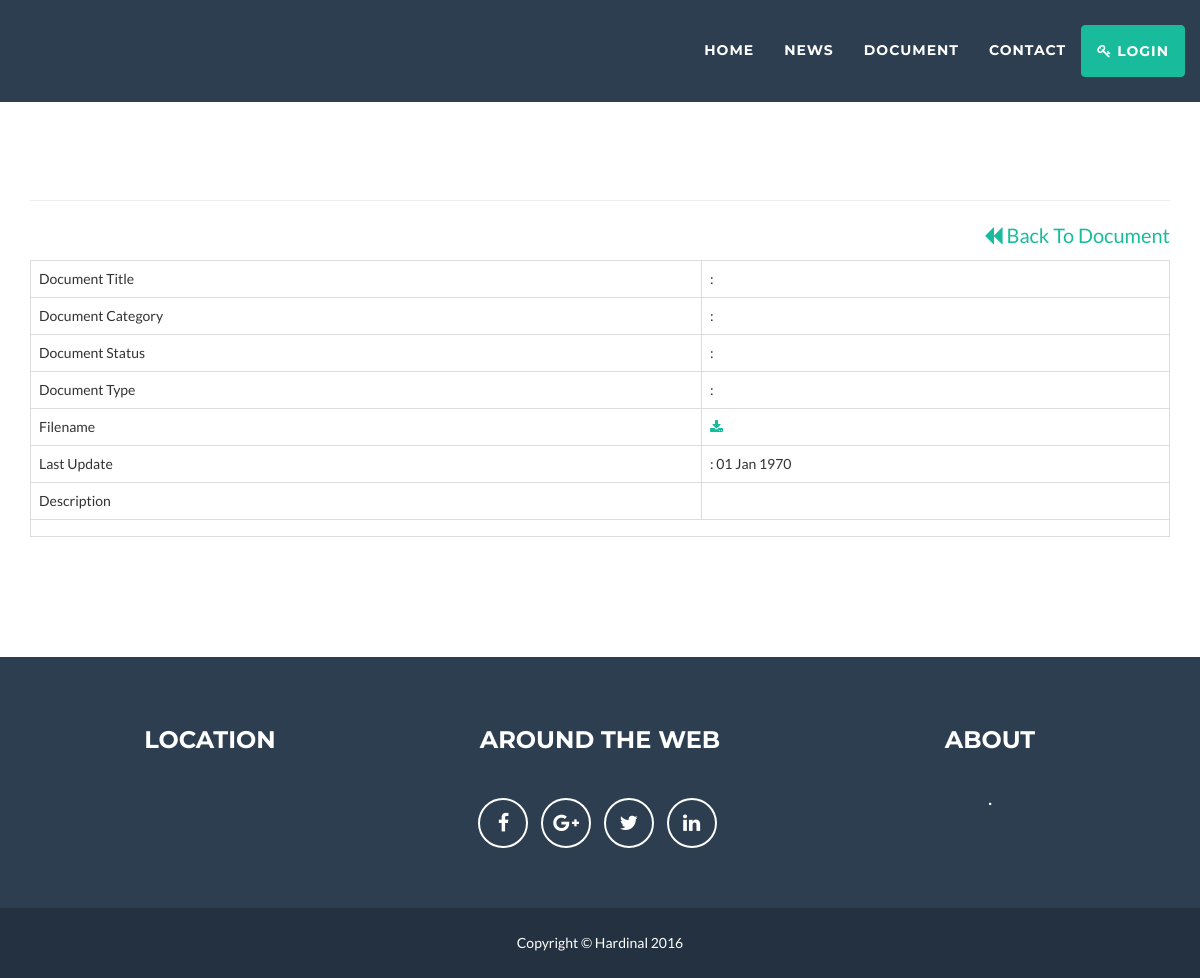
The app's page /document/read/2-pengabdian-cengkareng, older data.
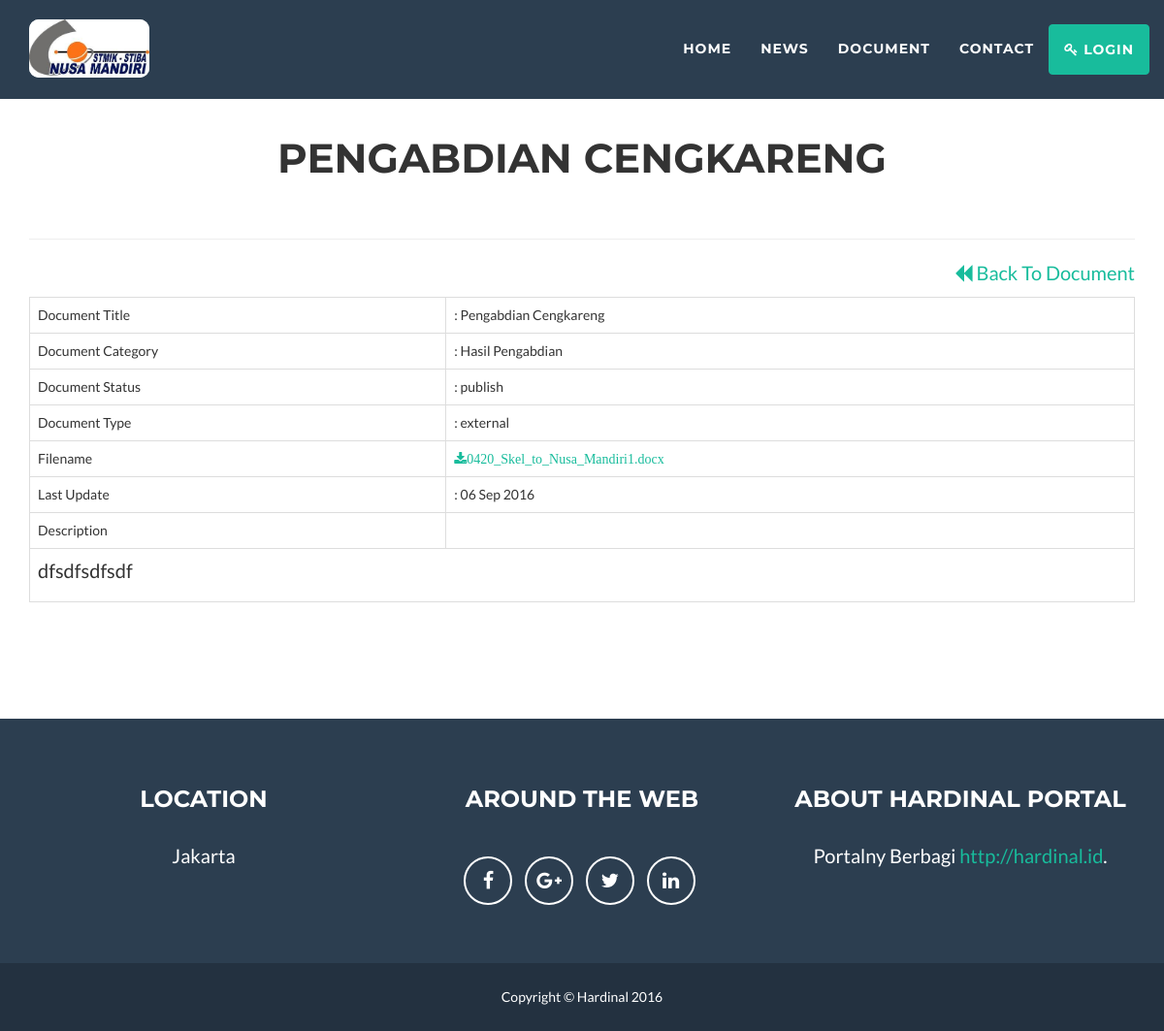
The same page, newer data.
### tables this page shows
CREATE TABLE `konfigurasi` (
  `id_konfigurasi` int(11) NOT NULL AUTO_INCREMENT,
  `namaweb` varchar(100) NOT NULL,
  `tagline` varchar(100) DEFAULT NULL,
  `website` varchar(100) DEFAULT NULL,
  `email` varchar(255) DEFAULT NULL,
  `alamat` varchar(300) DEFAULT NULL,
  `telepon` varchar(50) DEFAULT NULL,
  `keyword` varchar(300) DEFAULT NULL,
  `description` varchar(300) DEFAULT NULL,
  `google_map` text,
  `metatext` text,
  `logo` varchar(200) DEFAULT NULL,
  `icon` varchar(200) DEFAULT NULL,
  PRIMARY KEY (`id_konfigurasi`)
);

CREATE TABLE `dokumen` (
  `id_dokumen` int(11) NOT NULL AUTO_INCREMENT,
  `id_kategori_dokumen` int(11) NOT NULL,
  `id_user` int(11) NOT NULL,
  `judul` varchar(200) NOT NULL,
  `slug_dokumen` varchar(200) NOT NULL,
  `isi` text NOT NULL,
  `gambar` varchar(255) NOT NULL,
  `status_dokumen` varchar(20) NOT NULL,
  `jenis_dokumen` varchar(20) NOT NULL,
  `tanggal` timestamp NOT NULL DEFAULT CURRENT_TIMESTAMP ON UPDATE CURRENT_TIMESTAMP,
  PRIMARY KEY (`id_dokumen`)
);

CREATE TABLE `kategori_dokumen` (
  `id_kategori_dokumen` int(11) NOT NULL AUTO_INCREMENT,
  `slug_kategori_dokumen` varchar(200) DEFAULT NULL,
  `nama_kategori_dokumen` varchar(200) NOT NULL,
  `keterangan` text,
  `urutan` int(11) NOT NULL,
  `tanggal` timestamp NOT NULL DEFAULT CURRENT_TIMESTAMP ON UPDATE CURRENT_TIMESTAMP,
  PRIMARY KEY (`id_kategori_dokumen`)
);

### application/views/layout/wrapper.php (called while the page is built)
<?php
require_once 'head.php';
require_once 'nav.php';
require_once 'content.php';
require_once 'footer.php';

### application/controllers/Document.php (called while the page is built, shortened)
<?php
class Document extends CI_Controller {
	public function __construct(){
		$this->load->model('dokumen_model');
		$this->load->model('kategori_dokumen_model');
	}
	public function read($slug_dokumen){
		$dokumen=$this->dokumen_model->read($slug_dokumen);
		$data =array('title' 	=>  $dokumen->judul,
				'dokumen'		=>  $dokumen,
				'isi'			=> 'document/read'
		);
		$this->load->view('layout/wrapper',$data);
	}
}

### index.php (called while the page is built, shortened)
<?php
require_once BASEPATH.'core/CodeIgniter.php';

### application/models/Konfigurasi_model.php (called while the page is built, shortened)
<?php
class Konfigurasi_model extends CI_Model {
        public function listing(){
            $query=$this->db->get('konfigurasi');
            return $query->row();
        }
}

### application/views/layout/content.php (called while the page is built)
<?php
if ($isi){
	$this->load->view($isi);
}

### application/models/Dokumen_model.php (called while the page is built, shortened)
<?php
class Dokumen_model extends CI_Model {
        public function read($slug_dokumen){
        	$this->db->select('dokumen.*, kategori_dokumen.nama_kategori_dokumen, users.nama');
        	$this->db->from('dokumen');
        	$this->db->join('kategori_dokumen','kategori_dokumen.id_kategori_dokumen=dokumen.id_kategori_dokumen','LEFT');
        	$this->db->join('users','users.id_user=dokumen.id_user','LEFT');
        	$this->db->where(array('status_dokumen' 	=> 'publish'
        					));
        	$this->db->order_by('id_dokumen','DESC');
        	$query=$this->db->get();
        	return $query->row();
        }
}

### application/views/document/read.php (the view)
<section class="kotak-atas">
	<div class="container">
		<div class="row">
			<div class="col-lg-12 text-center">
				<h2><?php echo $title?></h2>
				<hr class="star-light">
				<hr>
			</div>
		</div>
		<div class="row">
			<div class="col-md-12">
			<p class="text-right"><a href="<?php echo base_url('document') ?>"><i class="fa fa-backward"></i> Back To Document</a></p>
			<table class="table table-bordered table-hover table-resposive">
				<tr>
					<td>Document Title</td>
					<td>: <?php echo $dokumen->judul ?></td>
				</tr>
				<tr>
					<td>Document Category</td>
					<td>: <?php echo $dokumen->nama_kategori_dokumen ?></td>
				</tr>
				<tr>
					<td>Document Status</td>
					<td>: <?php echo $dokumen->status_dokumen ?></td>
				</tr>
				<tr>
					<td>Document Type</td>
					<td>: <?php echo $dokumen->jenis_dokumen ?></td>
				</tr>
				<tr>
					<td>Filename</td>
					<td>
						<a href="<?php echo base_url('document/download/'.$dokumen->id_dokumen) ?>"
						target="_blank" title="<?php echo $dokumen->gambar?>">
						<i class="fa fa-download"><?php echo $dokumen->gambar?>
						</i></a>
					</td>
				</tr>
				<tr>
					<td>Last Update</td>
					<td>: <?php echo date('d M Y',strtotime($dokumen->tanggal)) ?></td>
				</tr>
				<tr>
					<td>Description</td>
				</tr>
				<tr>
					<td colspan="2"><?php echo $dokumen->isi ?></td>
				</tr>
			</table>
			</div>
		</div>
	</div>
</section>

### application/views/layout/head.php (shortened to what this page needs)
<!DOCTYPE html>
<html lang="en">
<head>
    <link href="<?php echo base_url()?>assets/front/vendor/bootstrap/css/bootstrap.min.css" rel="stylesheet">
    <link href="<?php echo base_url()?>assets/front/css/freelancer.css" rel="stylesheet">
    <link href="<?php echo base_url()?>assets/front/css/freelancer.min.css" rel="stylesheet">
    <link href="<?php echo base_url()?>assets/front/vendor/font-awesome/css/font-awesome.min.css" rel="stylesheet" type="text/css">
    <link href="<?php echo base_url()?>assets/owl-carousel/owl-carousel/owl.carousel.css" rel="stylesheet">
    <link href="<?php echo base_url()?>assets/owl-carousel/owl-carousel/owl.theme.css" rel="stylesheet">
</head>
<body id="page-top" class="index">

### application/views/layout/nav.php (shortened to what this page needs)
<?php
	$site_config = $this->konfigurasi_model->listing();
?>
    <nav id="mainNav" class="navbar navbar-default navbar-fixed-top navbar-custom">
        <div class="container">
            <div class="navbar-header page-scroll">
                <?php if ($site_config->logo !="") { ?>
                <a class="navbar-brand" href="<?php echo base_url() ?>" title="<?php echo $site_config->namaweb ?>">
                	<img alt="<?php echo $site_config->namaweb ?>" src="<?php echo base_url('assets/upload/image/'.$site_config->logo) ?>" class="logoku"
                	title ="<?php echo $site_config->namaweb ?>">
                </a>
            	<?php }else { ?>
            	<a class="navbar-brand" href="<?php echo base_url() ?>" title="<?php echo $site_config->namaweb ?>"><?php echo $site_config->namaweb ?></a>
           		<?php }?>
            </div>
            <div class="collapse navbar-collapse" id="bs-example-navbar-collapse-1">
                <ul class="nav navbar-nav navbar-right">
                    <li class="page-scroll">
                        <a href="<?php echo base_url() ?>">Home</a>
                    </li>
                    <li class="page-scroll">
                        <a href="<?php echo base_url('news') ?>">NEWS</a>
                    </li>
                    <li class="page-scroll">
                        <a href="<?php echo base_url('document') ?>">DOCUMENT</a>
                    </li>
                    <li class="page-scroll">
                        <a href="<?php echo base_url('contact') ?>">CONTACT</a>
                    </li>
                    <?php if($this->session->userdata('username') != "") { ?>
                    <li class="page-scroll">
                        <a href="<?php echo base_url('admin/dasbor') ?>" target="_blank" class="btn btn-success"><i class="fa fa-user "></i>
                        <?php echo $this->session->userdata('username') ?></a>
                    </li>
                    <li class="page-scroll">
                        <a href="<?php echo base_url('login/logout') ?>" target="_blank" class="btn btn-success"><i class="fa fa-sign-out "></i>
                        Logout</a>
                    </li>
                    <?php }else { ?>
                    <li class="page-scroll">
                        <a href="<?php echo base_url('login') ?>" target="_blank" class="btn btn-success"><i class="fa fa-key "></i> Login</a>
                    </li>
                    <?php } ?>
                </ul>
            </div>
        </div>
    </nav>

### application/views/layout/footer.php (shortened to what this page needs)
<?php
	$site_config = $this->konfigurasi_model->listing();
?>
    <footer class="text-center">
        <div class="footer-above">
            <div class="container">
                <div class="row">
                    <div class="footer-col col-md-4">
                        <h3>Location</h3>
                        <p>
                        <?php echo nl2br($site_config->alamat)?>
                        </p>
                    </div>
                    <div class="footer-col col-md-4">
                        <h3>Around the Web</h3>
                        <ul class="list-inline">
                            <li>
                                <a href="https://www.facebook.com/hardinalfs" class="btn-social btn-outline"><i class="fa fa-fw fa-facebook"></i></a>
                            </li>
                            <li>
                                <a href="#" class="btn-social btn-outline"><i class="fa fa-fw fa-google-plus"></i></a>
                            </li>
                            <li>
                                <a href="#" class="btn-social btn-outline"><i class="fa fa-fw fa-twitter"></i></a>
                            </li>
                            <li>
                                <a href="#" class="btn-social btn-outline"><i class="fa fa-fw fa-linkedin"></i></a>
                            </li>
                        </ul>
                    </div>
                    <div class="footer-col col-md-4">
                        <h3>About <?php echo $site_config->namaweb ?></h3>
                        <p><?php echo nl2br($site_config->description)?> <a href="<?php echo $site_config->website?>"><?php echo $site_config->website?></a>.</p>
                    </div>
                </div>
            </div>
        </div>
        <div class="footer-below">
            <div class="container">
                <div class="row">
                    <div class="col-lg-12">
                        Copyright &copy; Hardinal <?php echo date('Y'); ?>
                    </div>
                </div>
            </div>
        </div>
    </footer>
</body>
</html>

### assets/front/css/freelancer.css (style rules this page uses)
.kotak-atas { margin-top:40px; }
body { font-family: 'Lato', 'Helvetica Neue', Helvetica, Arial, sans-serif; overflow-x: hidden; }
p { font-size: 20px; }
a, a:hover, a:focus, a:active, a.active { color: #18BC9C; outline: none; }
h1, h2, h3, h4, h5, h6 { font-family: "Montserrat", "Helvetica Neue", Helvetica, Arial, sans-serif; text-transform: uppercase; font-weight: 700; }
hr.star-light, hr.star-primary { padding: 0; border: none; border-top: solid 5px; text-align: center; max-width: 250px; margin: 25px auto 30px; }
hr.star-light:after, hr.star-primary:after { content: "\f005"; font-family: FontAwesome; display: inline-block; position: relative; top: -0.8em; font-size: 2em; padding: 0 0.25em; }
hr.star-light { border-color: white; }
hr.star-light:after { background-color: #18BC9C; color: white; }
.navbar-custom { background: #2C3E50; font-family: "Montserrat", "Helvetica Neue", Helvetica, Arial, sans-serif; text-transform: uppercase; font-weight: 700; border: none; }
.navbar-custom .navbar-brand { color: white; }
.navbar-custom .navbar-nav { letter-spacing: 1px; }
.navbar-custom .navbar-nav li a { color: white; }
@media (min-width: 768px) { .navbar-custom { padding: 25px 0; -webkit-transition: padding 0.3s; -moz-transition: padding 0.3s; transition: padding 0.3s; } }
@media (min-width: 768px) { .navbar-custom .navbar-brand { font-size: 2em; -webkit-transition: all 0.3s; -moz-transition: all 0.3s; transition: all 0.3s; } }
section { padding: 100px 0; }
section h2 { margin: 0; font-size: 3em; }
footer { color: white; }
footer h3 { margin-bottom: 30px; }
footer .footer-above { padding-top: 50px; background-color: #2C3E50; }
footer .footer-col { margin-bottom: 50px; }
footer .footer-below { padding: 25px 0; background-color: #233140; }
.btn-outline { color: white; font-size: 20px; border: solid 2px white; background: transparent; transition: all 0.3s ease-in-out; margin-top: 15px; }
.btn-success { color: white; background-color: #18BC9C; border-color: #18BC9C; font-weight: 700; }
.btn-social { display: inline-block; height: 50px; width: 50px; border: 2px solid white; border-radius: 100%; text-align: center; font-size: 20px; line-height: 45px; }

### application/views/layout/nav.php (style rules this page uses)
img.logoku { background-color : #fff; max-height: 60px; width: auto; position: absolute; margin-top: -20px !important; border-radius: 10px; }

Row changes from the older to the newer data that the page shows:
added konfigurasi: logo (picture), alamat "Jakarta", namaweb "HARDINAL PORTAL", description "Portalny Berbagi", website "http://hardinal.id"
added dokumen: judul "Pengabdian Cengkareng", status_dokumen "publish", jenis_dokumen "external", gambar "0420_Skel_to_Nusa_Mandiri1.docx", tanggal "06 Sep 2016", isi "dfsdfsdfsdf"
added kategori_dokumen: nama_kategori_dokumen "Hasil Pengabdian"
Text that changed along with them:
$title: (not shown) → "PENGABDIAN CENGKARENG"
date('d M Y',strtotime($dokumen->tanggal)): "01 Jan 1970" → (not shown)
